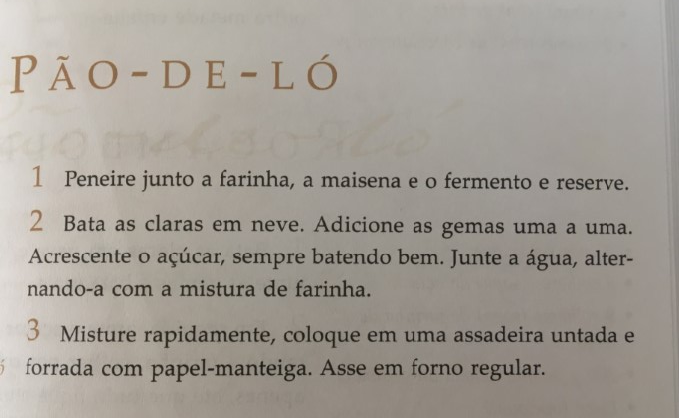
#> input picture Util/Imagens/receita01.jpg, 679 x 418 px
$ python OCR3.py
#> lines starting #> are read from the running program, lines starting #| are printed output that depends on the picture; after the words box and inside, x2 and y2 are one past the last pixel; in counts of white or black regions, pixels touching at a corner belong together
'''
    Método de Otsu
    faz o uso de um limiar global, mas de forma automática utilizando histogramas
'''

import cv2

img = cv2.imread('../../Util/Imagens/receita01.jpg')
#> img is the input picture: shape (418, 679, 3); mean B, G, R 148.8, 156.7, 162.5

gray = cv2.cvtColor(img, cv2.COLOR_BGR2GRAY)

val, otsu = cv2.threshold(gray, 0, 255, cv2.THRESH_BINARY | cv2.THRESH_OTSU)
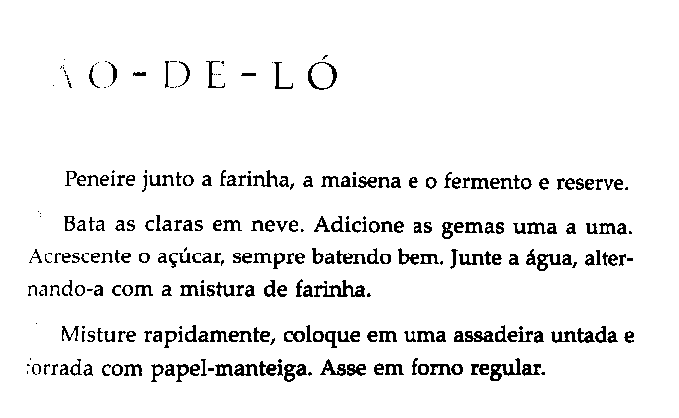
#> otsu: shape (418, 679); 93.9% white; black in thin lines or dots, all inside (x1, y1, x2, y2) = (27, 55, 634, 382)
#> val = 119

print(val)
#| 119.0

cv2.imshow("IMG", otsu)
cv2.waitKey(0)

$ run again, with Util/Imagens/receita02.jpg copied over Util/Imagens/receita01.jpg
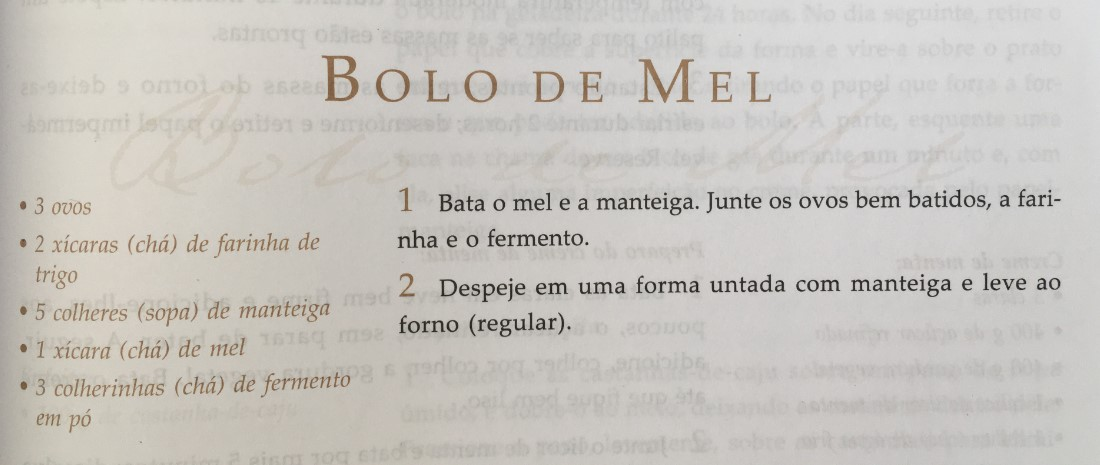
#> input picture Util/Imagens/receita02.jpg, 1100 x 465 px
#> img is the input picture: shape (465, 1100, 3); mean B, G, R 191.7, 196.9, 200.3
#> `val, otsu = cv2.threshold(gray, 0, 255, cv2.THRESH_BINARY | cv2.THRESH..`:
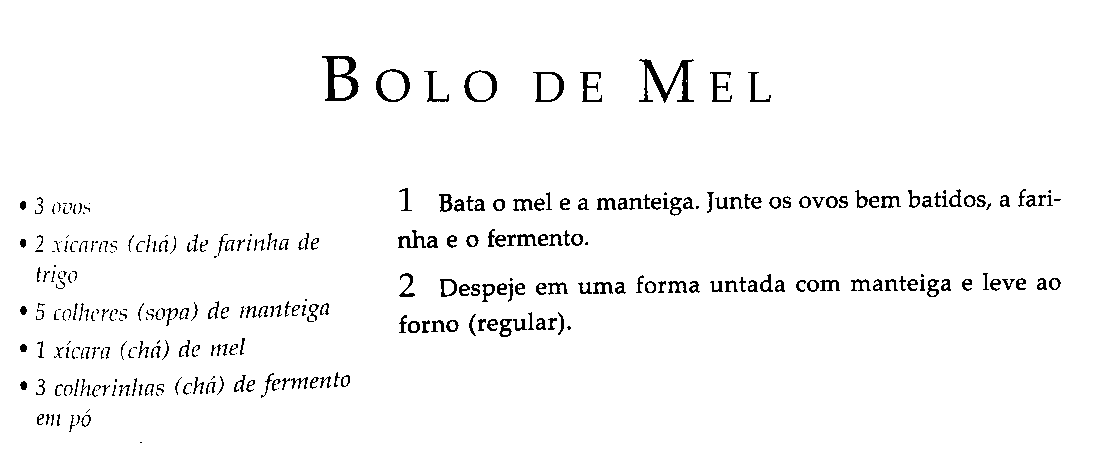
#> otsu: shape (465, 1100); 96.9% white; black in thin lines or dots, all inside (x1, y1, x2, y2) = (20, 56, 1061, 443)
#> val = 151
#| 151.0

$ run again, with Util/Imagens/caneca.jpg copied over Util/Imagens/receita01.jpg
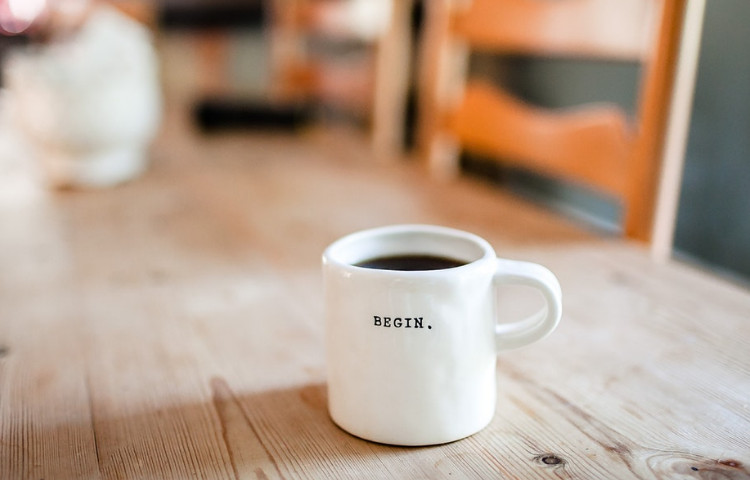
#> input picture Util/Imagens/caneca.jpg, 750 x 480 px
#> img is the input picture: shape (480, 750, 3); mean B, G, R 142.6, 159.8, 182.4
#> `gray = cv2.cvtColor(img, cv2.COLOR_BGR2GRAY)`:
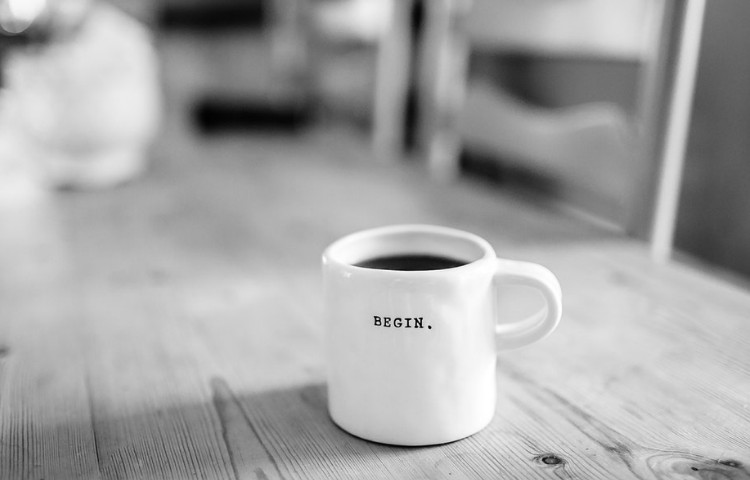
#> gray: shape (480, 750); min 1, max 255, mean 164.6
#> `val, otsu = cv2.threshold(gray, 0, 255, cv2.THRESH_BINARY | cv2.THRESH..`:
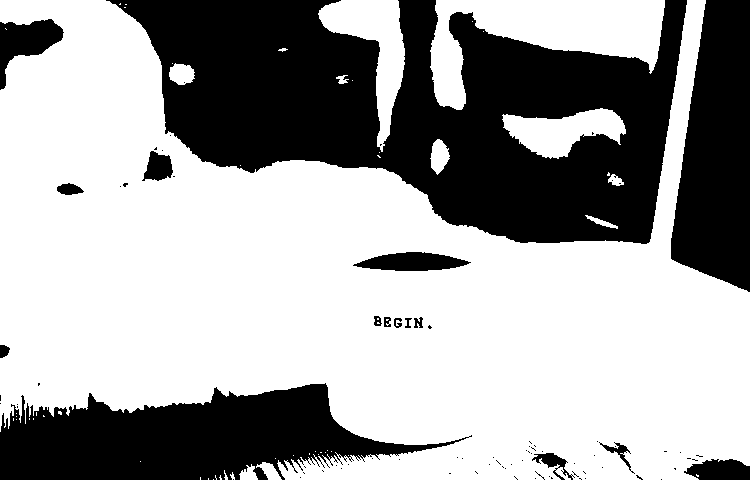
#> otsu: shape (480, 750); 63.7% white; 84 black regions (68 under 20 px), largest, box (x1, y1, x2, y2) and area: (106, 0, 687, 244) 80310, (0, 383, 472, 480) 26216, (671, 0, 750, 292) 17575
#> val = 152
#| 152.0

$ run again, with Util/Imagens/chines.jpg copied over Util/Imagens/receita01.jpg
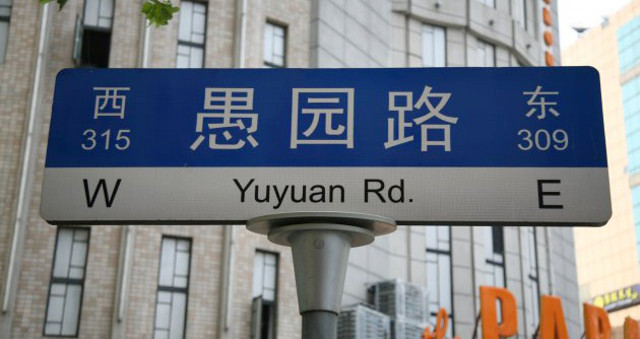
#> input picture Util/Imagens/chines.jpg, 640 x 339 px
#> img is the input picture: shape (339, 640, 3); mean B, G, R 134.4, 127.1, 122.6
#> `gray = cv2.cvtColor(img, cv2.COLOR_BGR2GRAY)`:
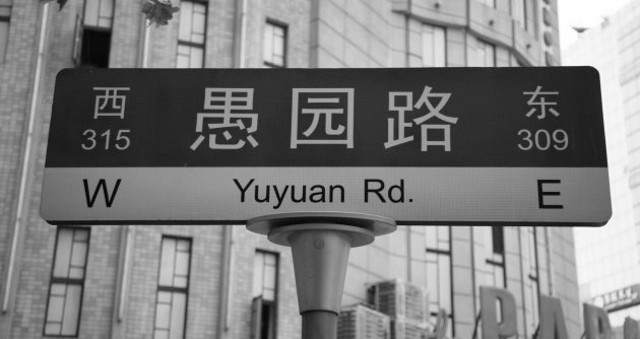
#> gray: shape (339, 640); min 0, max 255, mean 126.6
#> `val, otsu = cv2.threshold(gray, 0, 255, cv2.THRESH_BINARY | cv2.THRESH..`:
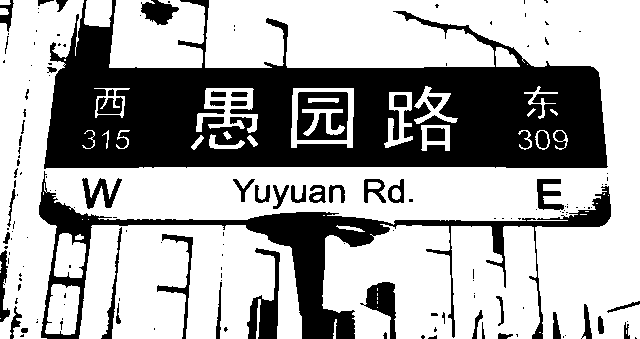
#> otsu: shape (339, 640); 65.5% white; 164 black regions (107 under 20 px), largest, box (x1, y1, x2, y2) and area: (44, 0, 608, 169) 49380, (39, 171, 611, 339) 13419, (297, 92, 348, 140) 1784
#> val = 109
#| 109.0
